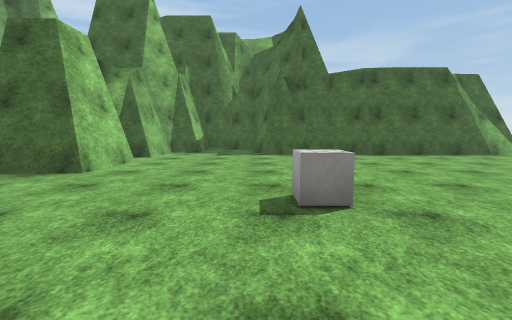
View 1 (above)

20 first-person views from a walk through a Unity game level. The camera is 1.4 m above the floor, tilts 6° down and sees 90° across. The floor is counted in squares, 2 m on a side. Each view is taken from the middle of a square. On the plan, view 1 faces up. The plan holds only what a view shows up to about 9 squares ahead; the rest is blank. The place goes on beyond the plan. Surface patterns are stand-ins for the level's own textures.

View 2
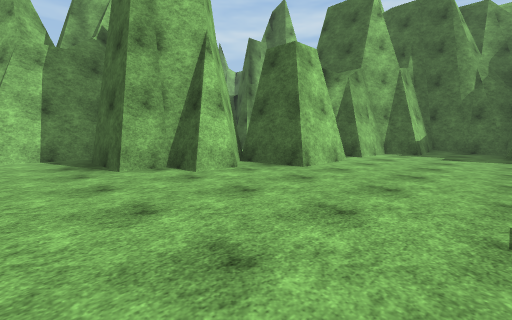

View 3
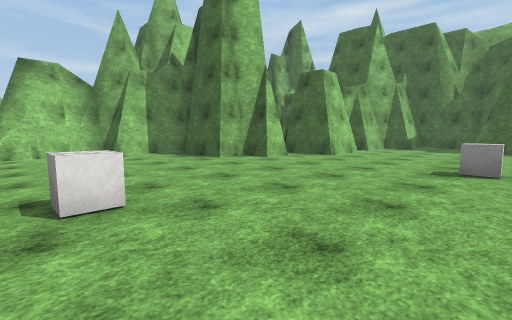

View 4
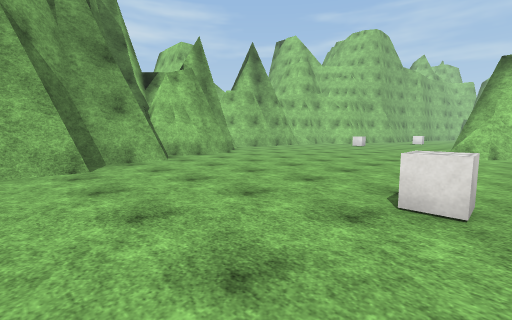

View 5
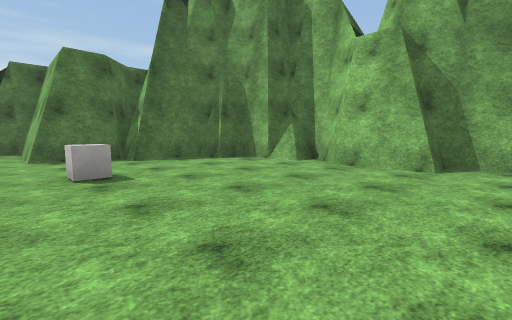

View 6
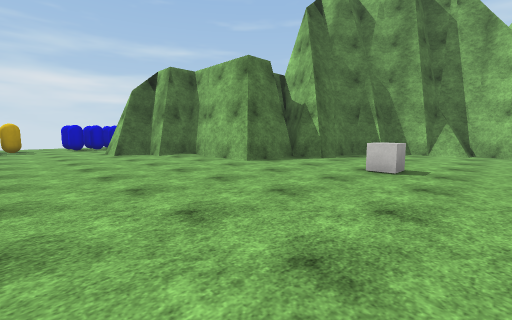

View 7
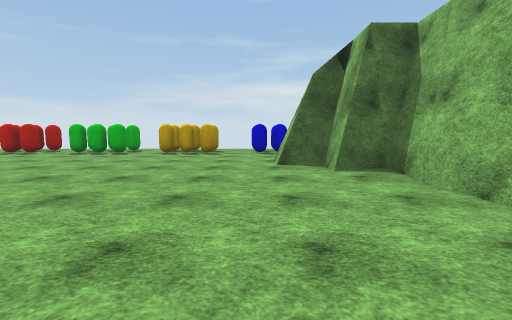

View 8
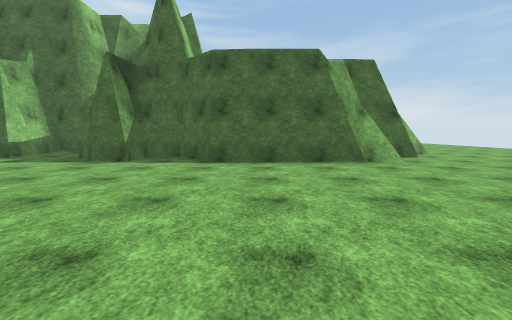

View 9
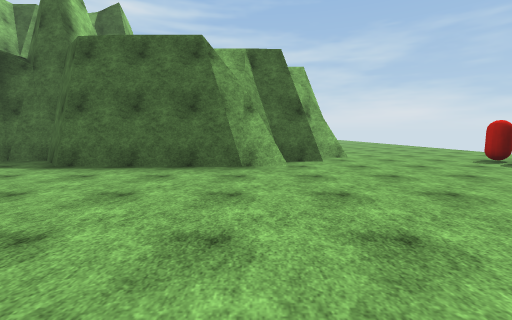

View 10
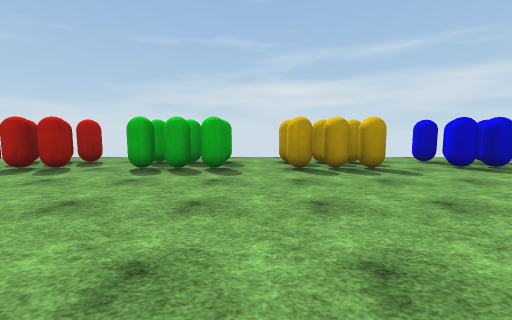

View 11
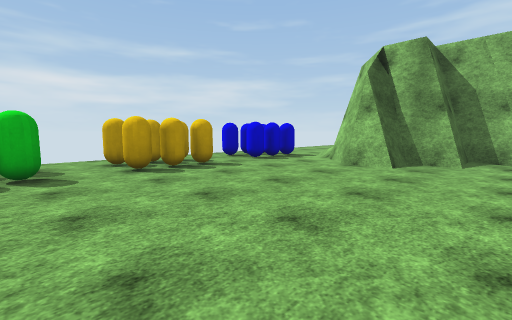

View 12
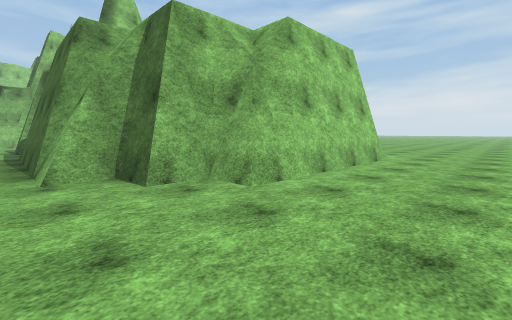

View 13
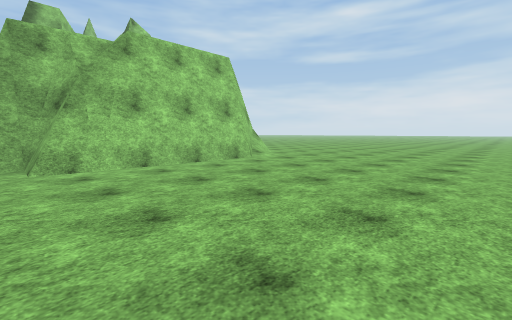

View 14
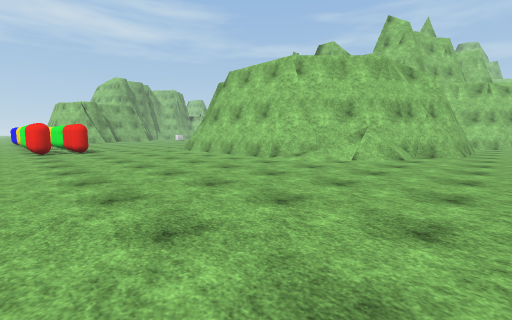

View 15
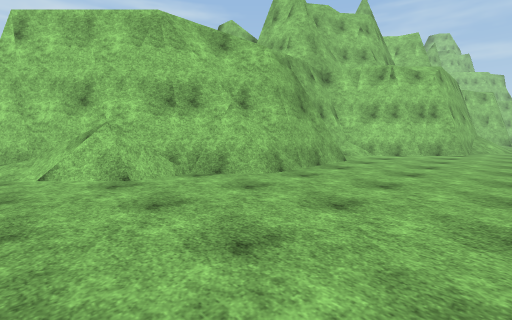

View 16
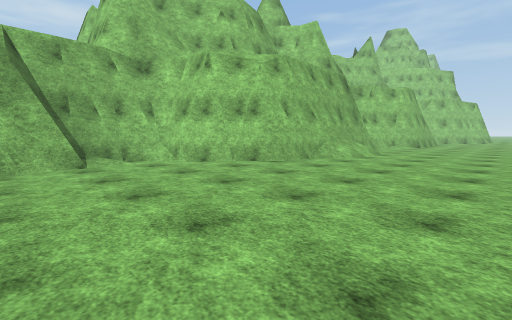

View 17
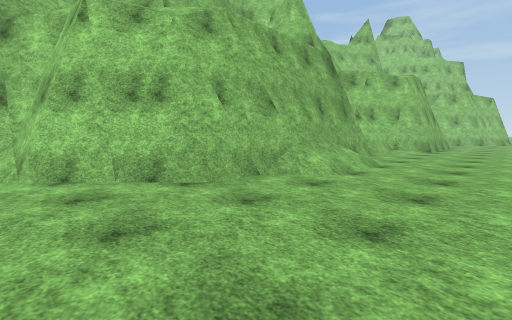

View 18
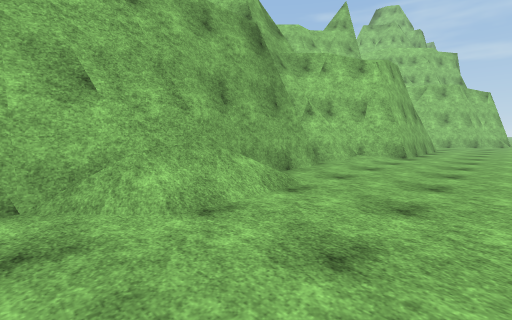

View 19
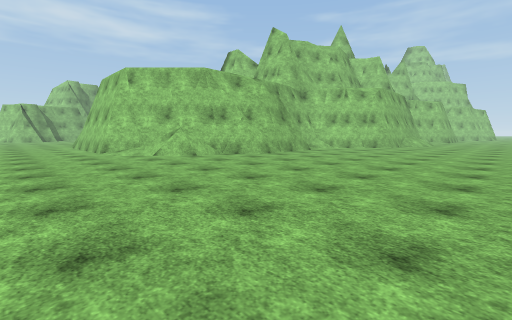

View 20
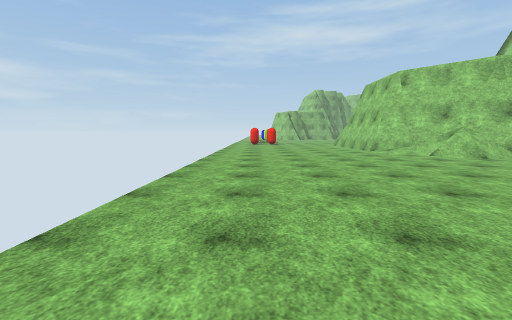

### Floor plan
Key: @ floor where view 1 was taken; # wall or solid block; . floor; / step, stairs or slope; C cube; O other object.
Columns run from 9 left of view 1 to 16 right of it. Each row starts with its distance up from view 1.
 25   ..................... .
 24 ..........................
 23 ..........................
 22 #.........................
 21 ##########................
 20          ##...............
 19           #..###/.........
 18           #######//.......
 17                 ###/......
 16                   #/......
 15                   ##......
 14                    #......
 13                    #......
 12        ###         #......
 11        #.#        ##......
 10       ##.####    ##.......
  9       #...#.######.....OO.
  8      ##................OO.
  7       ....................
  6       #................OO
  5     ###................OO.
  4     #.....................
  3     #.....C............OO.
  2  ####..................OO
  1  #........................
  0 ##.......@.............OO.
 -1 #  .................##.OO.
 -2 #/.................###/O
 -3 #/.....C.....C..#### ##.
 -4   ..............#
 -5  ..............##
 -6  ..............#
 -7   ............##
 -8    ......######
 -9     ...###
-10      ###

Positions as (right, up) in squares from view 1, and headings:
1: (0, 0), facing up
2: (0, 0), facing up-left
3: (1, -3), facing up-left
4: (1, -2), facing down-left
5: (-1, -2), facing down-right
6: (2, 2), facing down-right
7: (5, 0), facing right
8: (5, 2), facing up
9: (8, 3), facing up
10: (9, 4), facing right
11: (9, 5), facing down-right
12: (13, 8), facing up-left
13: (16, 10), facing up-left
14: (16, 20), facing down-left
15: (10, 22), facing down-left
16: (5, 25), facing down-left
17: (2, 24), facing down-left
18: (-1, 24), facing down-left
19: (13, 25), facing down-left
20: (15, 25), facing down
